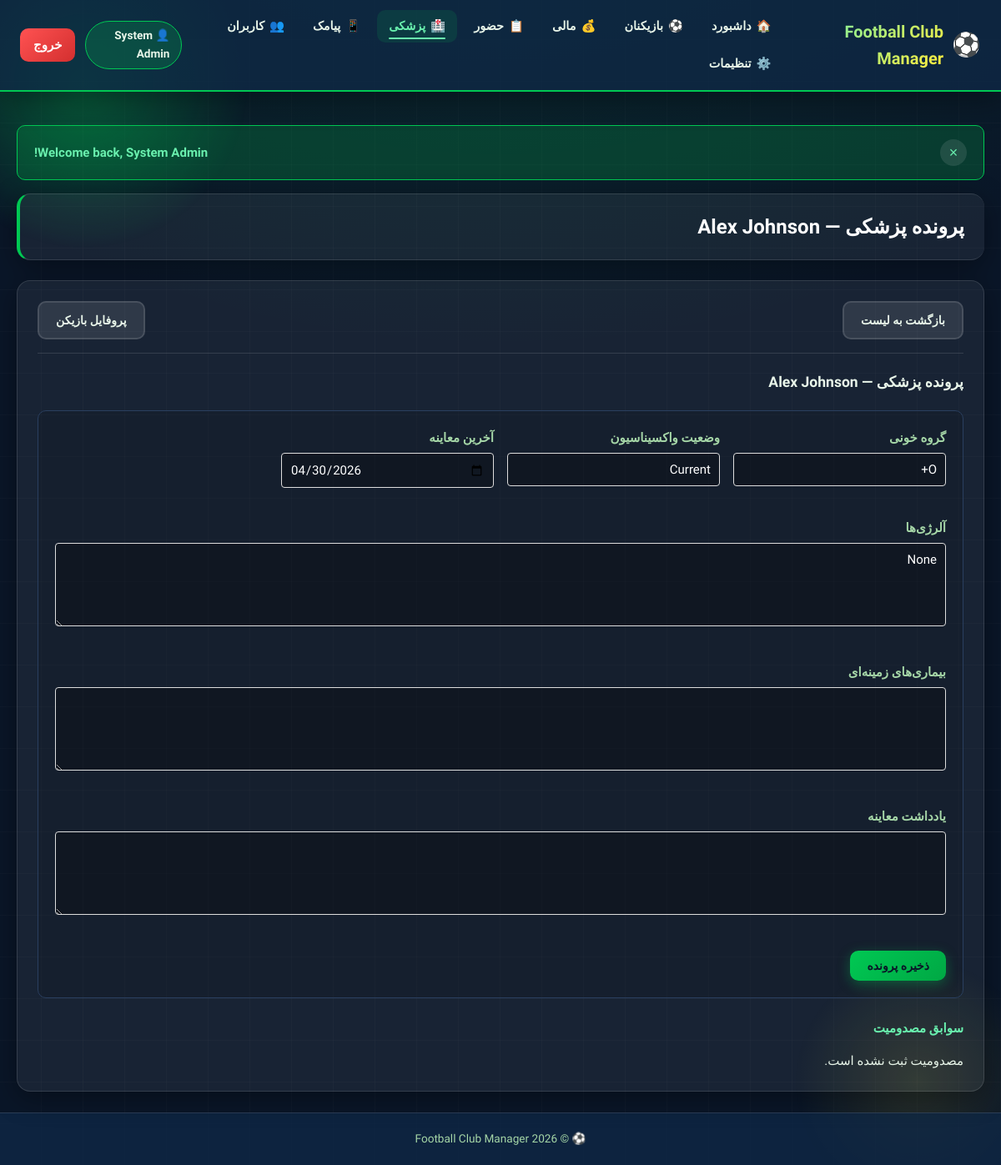
Page /medical/view/1 (signed in) on the committed database.
### tables this page shows
CREATE TABLE IF NOT EXISTS fc_players (
    id INT PRIMARY KEY AUTO_INCREMENT,
    uuid CHAR(36) NOT NULL UNIQUE,
    name VARCHAR(255) NOT NULL,
    date_of_birth DATE NOT NULL,
    national_id VARCHAR(50) UNIQUE NOT NULL,
    position ENUM('goalkeeper', 'defender', 'midfielder', 'forward', 'striker') NOT NULL,
    age_category ENUM('u8', 'u10', 'u12', 'u14', 'u16', 'u18', 'senior') NOT NULL DEFAULT 'senior',
    phone VARCHAR(15),
    email VARCHAR(255),
    medical_clearance TINYINT(1) DEFAULT 0,
    status TINYINT(1) DEFAULT 1,
    notes LONGTEXT,
    created_at TIMESTAMP DEFAULT CURRENT_TIMESTAMP,
    updated_at TIMESTAMP DEFAULT CURRENT_TIMESTAMP ON UPDATE CURRENT_TIMESTAMP,
    deleted_at TIMESTAMP NULL,
    INDEX idx_national_id (national_id),
    INDEX idx_position (position),
    INDEX idx_age_category (age_category),
    INDEX idx_status (status),
    INDEX idx_created_at (created_at)
);

CREATE TABLE IF NOT EXISTS fc_medical_records (
    id INT PRIMARY KEY AUTO_INCREMENT,
    uuid CHAR(36) NOT NULL UNIQUE,
    player_id INT NOT NULL,
    blood_type VARCHAR(10),
    allergies LONGTEXT,
    medical_conditions LONGTEXT,
    vaccination_status VARCHAR(100),
    last_exam_date DATE,
    exam_notes LONGTEXT,
    created_at TIMESTAMP DEFAULT CURRENT_TIMESTAMP,
    updated_at TIMESTAMP DEFAULT CURRENT_TIMESTAMP ON UPDATE CURRENT_TIMESTAMP,
    deleted_at TIMESTAMP NULL,
    FOREIGN KEY (player_id) REFERENCES fc_players(id) ON DELETE CASCADE ON UPDATE CASCADE,
    UNIQUE INDEX idx_player_id (player_id)
);

### app/Core/Controller.php (called while the page is built, shortened)
<?php
abstract class Controller
{
    protected array $data = [];
    protected function getUserRole(): ?string
    {
        return $_SESSION['user_role'] ?? null;
    }
    protected function getUser(): ?array
    {
        return $_SESSION['user'] ?? null;
    }
    protected function render(string $view, array $data = []): void
    {
        $this->data = array_merge($this->data, $data);
        $viewFile = APP_PATH . '/Views/' . str_replace('.', '/', $view) . '.php';
        extract($this->data);
        require $viewFile;
    }
    protected function renderLayout(string $content): void
    {
        $this->data['user'] = $this->getUser();
        $this->data['userRole'] = $this->getUserRole();
        $this->data['flashes'] = $this->getFlashes();
        $this->data['csrf_token'] = $this->generateCsrf();
        $this->data['content'] = $content;
    }
    protected function getFlashes(): array
    {
        $flashes = $_SESSION['flash'] ?? [];
        return $flashes;
    }
    protected function generateCsrf(): string
    {
        return $_SESSION['_csrf_token'];
    }
}

### app/Controllers/MedicalController.php (called while the page is built, shortened)
<?php
class MedicalController extends Controller
{
    private Medical $medicalModel;
    private Injury $injuryModel;
    private Player $playerModel;
    public function __construct()
    {
        $this->medicalModel = new Medical();
        $this->injuryModel = new Injury();
        $this->playerModel = new Player();
    }
    public function view(string $id): void
    {
        $playerId = (int)$id;
        $player = $this->playerModel->find($playerId);
        $medical = $this->medicalModel->getByPlayerId($playerId);
        $injuries = $this->injuryModel->getByPlayerId($playerId);
        $this->data['title'] = 'پرونده پزشکی — ' . $player['name'];
        $this->data['player'] = $player;
        $this->data['medical'] = $medical;
        $this->data['injuries'] = $injuries;
        $this->data['csrf_token'] = $this->generateCsrf();
        $this->render('medical.view', $this->data);
    }
}

### app/Core/Router.php (called while the page is built, shortened)
<?php
class Router
{
    private array $routes = [];
    private function addRoute(string $method, string $pattern, string $controller, string $action): void
    {
        $key = strtoupper($method) . ':' . $pattern;
        $this->routes[$key] = [
            'method' => strtoupper($method),
            'pattern' => $pattern,
            'controller' => $controller,
            'action' => $action,
        ];
    }
    public function dispatch(string $method, string $uri): bool
    {
        $method = strtoupper($method);
        $path = parse_url($uri, PHP_URL_PATH) ?? '/';
        $uri = '/' . trim($path, '/');
        $matches = [];
        foreach ($this->routes as $route) {
            if ($route['method'] !== $method) {
                continue;
            }
            if ($this->matchRoute($route['pattern'], $uri, $matches)) {
                return $this->executeController($route['controller'], $route['action'], $matches);
            }
        }
        return false;
    }
    private function matchRoute(string $pattern, string $uri, array &$matches): bool
    {
        $matches = [];
        $pattern = preg_replace_callback(
            '/\{([a-zA-Z_][a-zA-Z0-9_]*)\}/',
            static function ($m) {
                return '(?<' . $m[1] . '>[^/]+)';
            },
            $pattern
        );
        $regex = '/^' . str_replace('/', '\/', $pattern) . '$/';
        if (preg_match($regex, $uri, $matches)) {
            return true;
        }
        return false;
    }
    private function executeController(string $controller, string $action, array $params = []): bool
    {
        try {
            $controllerInstance = new $controllerClass();
            $actionMethod = $action;
            call_user_func_array([$controllerInstance, $actionMethod], $params);
            return true;
        } catch (\Exception $e) {
            if (APP_DEBUG) {
                echo "Error: " . $e->getMessage();
            }
            return false;
        }
    }
}

### public/index.php (called while the page is built, shortened)
<?php
require_once APP_PATH . DIRECTORY_SEPARATOR . 'Core' . DIRECTORY_SEPARATOR . 'Autoloader.php';
try {
    $app = \App\Core\App::getInstance();
    $app->run();
} catch (\Exception $e) {
    http_response_code(500);
    if (APP_DEBUG) {
        echo 'Error: ' . $e->getMessage();
        echo '<pre>' . $e->getTraceAsString() . '</pre>';
    } else {
        echo 'An error occurred. Please try again later.';
    }
}

### app/Core/Autoloader.php (called while the page is built, shortened)
<?php
class Autoloader
{
    public static function load(string $class): bool
    {
        $prefix = 'App\\';
        $relativeClass = substr($class, strlen($prefix));
        $file = APP_PATH . DIRECTORY_SEPARATOR . str_replace('\\', DIRECTORY_SEPARATOR, $relativeClass) . '.php';
        if (file_exists($file)) {
            return true;
        }
        return false;
    }
}

### app/Core/Database.php (called while the page is built, shortened)
<?php
class Database
{
    private static ?Database $instance = null;
    private ?PDO $connection = null;
    private array $config;
    private function __construct(array $config)
    {
        $this->config = $config;
    }
    public static function getInstance(array $config = []): Database
    {
        if (self::$instance === null) {
            $config = $config ?: (require CONFIG_PATH . '/database.php');
            $connConfig = $config['connections'][$config['default']];
            self::$instance = new self($connConfig);
        }
        return self::$instance;
    }
    private function connect(): void
    {
        try {
            $driver = $this->config['driver'];
            if ($driver === 'sqlite') {
                $dsn = "sqlite:" . $this->config['database'];
                $this->connection = new PDO($dsn);
            } else {
                $host = $this->config['host'] ?? 'localhost';
                $port = $this->config['port'] ?? 3306;
                $database = $this->config['database'];
                $charset = $this->config['charset'] ?? 'utf8mb4';
                $dsn = "mysql:host={$host};port={$port};dbname={$database};charset={$charset}";
                $this->connection = new PDO(
                    $dsn,
                    $this->config['username'] ?? '',
                    $this->config['password'] ?? '',
                    [
                        PDO::ATTR_ERRMODE => PDO::ERRMODE_EXCEPTION,
                        PDO::ATTR_DEFAULT_FETCH_MODE => PDO::FETCH_ASSOC,
                        PDO::ATTR_EMULATE_PREPARES => false,
                        PDO::ATTR_PERSISTENT => false,
                    ]
                );
            }
            $this->connection->setAttribute(PDO::ATTR_ERRMODE, PDO::ERRMODE_EXCEPTION);
            $this->connection->setAttribute(PDO::ATTR_DEFAULT_FETCH_MODE, PDO::FETCH_ASSOC);
        } catch (PDOException $e) {
            throw new PDOException('Database connection failed: ' . $e->getMessage());
        }
    }
    public function query(string $query, array $params = []): PDOStatement
    {
        try {
            $stmt = $this->connection->prepare($query);
            $stmt->execute($params);
            return $stmt;
        } catch (PDOException $e) {
            throw new PDOException('Query execution failed: ' . $e->getMessage());
        }
    }
    public function findOne(string $query, array $params = []): ?array
    {
        $stmt = $this->query($query, $params);
        $result = $stmt->fetch(PDO::FETCH_ASSOC);
        return $result ?: null;
    }
}

### app/Core/Model.php (called while the page is built, shortened)
<?php
abstract class Model
{
    protected Database $db;
    protected string $table = '';
    protected string $primaryKey = 'id';
    public function __construct()
    {
        $this->db = Database::getInstance();
    }
    public function find(int $id): ?array
    {
        $query = "SELECT * FROM {$this->table} WHERE {$this->primaryKey} = ?";
        return $this->db->findOne($query, [$id]);
    }
}

### app/Helpers/SecurityHelper.php (called while the page is built, shortened)
<?php
class SecurityHelper
{
    public static function escape(?string $data, string $encoding = 'UTF-8'): string
    {
        return htmlspecialchars($data ?? '', ENT_QUOTES | ENT_HTML5, $encoding);
    }
    public static function escapeAttribute(?string $data): string
    {
        return htmlspecialchars($data ?? '', ENT_QUOTES | ENT_HTML5, 'UTF-8');
    }
}

### app/Middleware/AuthMiddleware.php (called while the page is built, shortened)
<?php
class AuthMiddleware
{
    public static function getUserRole(): ?string
    {
        return $_SESSION['user_role'] ?? null;
    }
}

### app/Middleware/RbacMiddleware.php (called while the page is built, shortened)
<?php
class RbacMiddleware
{
    private static array $permissions = [
        'super_admin' => [
            'view_all_players',
            'manage_all_players',
            'view_all_payments',
            'manage_payments',
            'manage_users',
            'manage_settings',
            'view_all_medical',
            'manage_sms',
            'view_reports',
            'manage_roles',
        ],
        'coach' => [
            'view_players',
            'edit_player_profile',
            'mark_attendance',
            'view_medical',
            'view_own_payments',
            'send_sms',
        ],
        'accountant' => [
            'view_players',
            'view_payments',
            'record_payment',
            'generate_reports',
            'view_debts',
            'manage_discounts',
        ],
        'secretary' => [
            'view_players',
            'manage_players',
            'view_payments',
            'send_sms',
            'view_attendance',
            'mark_attendance',
        ],
    ];
    public static function hasPermission(string $permission, ?string $role = null): bool
    {
        $userRole = $role ?? AuthMiddleware::getUserRole();
        if ($userRole === 'super_admin') {
            return true;
        }
        return in_array($permission, self::$permissions[$userRole] ?? [], true);
    }
}

### app/Models/Medical.php (called while the page is built, shortened)
<?php
class Medical extends Model
{
    protected string $table = 'fc_medical_records';
    public function getByPlayerId(int $playerId): ?array
    {
        $query = "SELECT * FROM {$this->table} WHERE player_id = ?";
        return $this->db->findOne($query, [$playerId]);
    }
}

### app/Views/medical/view.php (the view, shortened to what this page needs)
<?php
$medical = $medical ?? [];
$injuries = $injuries ?? [];
$player = $player ?? [];
$playerId = (int)($player['id'] ?? 0);
$canEdit = \App\Middleware\RbacMiddleware::hasPermission('view_medical');
?>
<div class="medical-section panel">
    <div class="section-toolbar">
        <a href="<?= APP_URL ?>/medical" class="btn btn-secondary">بازگشت به لیست</a>
        <a href="<?= APP_URL ?>/player/view/<?= $playerId ?>" class="btn btn-secondary">پروفایل بازیکن</a>
    </div>
    <h3>پرونده پزشکی — <?= \App\Helpers\SecurityHelper::escape($player['name'] ?? '') ?></h3>
    <?php if ($canEdit): ?>
    <form id="medicalForm" method="POST" action="<?= APP_URL ?>/medical/update/<?= $playerId ?>" data-ajax="true" class="medical-form">
        <div class="form-grid">
            <div class="form-group">
                <label for="blood_type">گروه خونی</label>
                <input type="text" id="blood_type" name="blood_type"
                       value="<?= \App\Helpers\SecurityHelper::escapeAttribute($medical['blood_type'] ?? '') ?>">
            </div>
            <div class="form-group">
                <label for="vaccination_status">وضعیت واکسیناسیون</label>
                <input type="text" id="vaccination_status" name="vaccination_status"
                       value="<?= \App\Helpers\SecurityHelper::escapeAttribute($medical['vaccination_status'] ?? '') ?>">
            </div>
            <div class="form-group">
                <label for="last_exam_date">آخرین معاینه</label>
                <input type="date" id="last_exam_date" name="last_exam_date"
                       value="<?= \App\Helpers\SecurityHelper::escapeAttribute($medical['last_exam_date'] ?? '') ?>">
            </div>
            <div class="form-group form-group-full">
                <label for="allergies">آلرژی‌ها</label>
                <textarea id="allergies" name="allergies" rows="2"><?= \App\Helpers\SecurityHelper::escape($medical['allergies'] ?? '') ?></textarea>
            </div>
            <div class="form-group form-group-full">
                <label for="medical_conditions">بیماری‌های زمینه‌ای</label>
                <textarea id="medical_conditions" name="medical_conditions" rows="2"><?= \App\Helpers\SecurityHelper::escape($medical['medical_conditions'] ?? '') ?></textarea>
            </div>
            <div class="form-group form-group-full">
                <label for="exam_notes">یادداشت معاینه</label>
                <textarea id="exam_notes" name="exam_notes" rows="3"><?= \App\Helpers\SecurityHelper::escape($medical['exam_notes'] ?? '') ?></textarea>
            </div>
        </div>
        <button type="submit" class="btn btn-primary">ذخیره پرونده</button>
    </form>
    <?php endif; ?>
    <h4>سوابق مصدومیت</h4>
    <?php if (empty($injuries)): ?>
        <p>مصدومیت ثبت نشده است.</p>
    <?php endif; ?>
</div>

### rows in the picture
fc_players: name "Alex Johnson"
fc_medical_records: blood_type "O+", vaccination_status "Current", last_exam_date "04/30/2026", allergies "None"

### other values in the picture
APP_NAME "Football Club Manager"
$item['icon'] "🏠"
$item['icon'] "⚽"
$item['icon'] "💰"
$item['icon'] "📋"
$item['icon'] "🏥"
$item['icon'] "📱"
